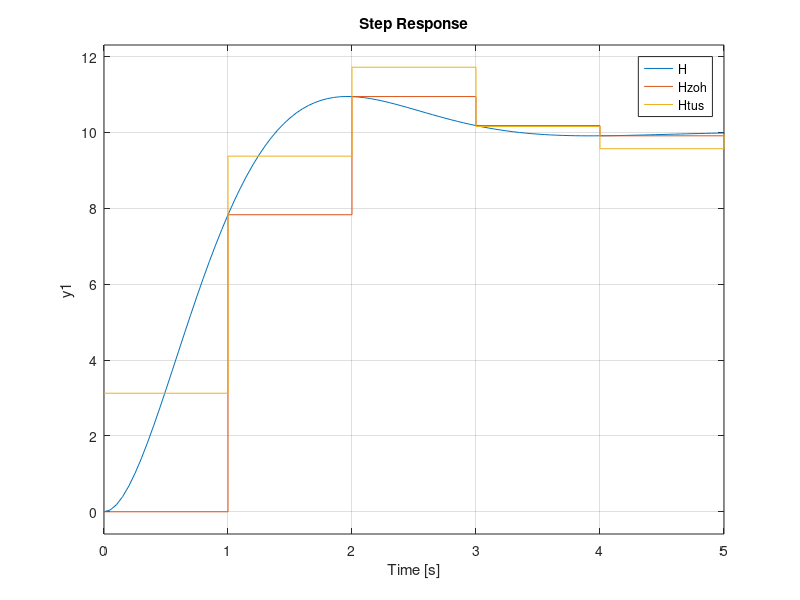

Source code (MATLAB):

H=tf([0 0 40],[1 2*0.6*2 2*2]);

Hzoh=c2d(H,1,'zoh')
Htus=c2d(H,1,'tustin')


DCH=10
DCzoh=sum(Hzoh.num{1})/sum(Hzoh.den{1})
DCtus=sum(Htus.num{1})/sum(Htus.den{1})

step(H,Hzoh,Htus)

